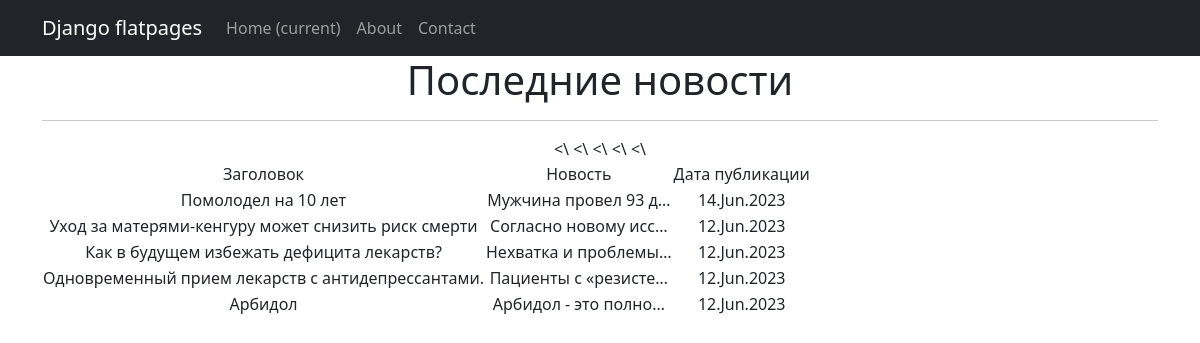
Page /news/ on the committed database.
### news/models.py (models this page shows, shortened)
class Article(models.Model):
    title = models.CharField(
        max_length=50
    )
    text = models.TextField()
    date = models.DateField(
        auto_now_add=True
    )

### news/views.py (the view)
# urls.py: path('', ArticlesList.as_view()),
class ArticlesList(ListView):
    model = Article
    ordering = '-date'
    template_name = 'articles.html'
    context_object_name = 'article'

### template/articles.html (shortened to what this page needs)
{% extends 'flatpages/default.html' %}
{% load custom_filters %}
{% block content %}
   <h1>Последние новости</h1>
<hr>
   {% if article %}
       <table>
           <tr>
               <td>Заголовок</td>
               <td>Новость</td>
               <td>Дата публикации</td>
           </tr>
           {% for articles in article %}
           <tr>
               <td>{{ articles.title }}</td>
               <<td>{{ articles.text|truncatechars:20 }}</td>\
               <td>{{ articles.date|date:'d.M.Y'}}</td>
           </tr>
           {% endfor %}
       </table>
   {% else %}
       <h2>Новостей нет!</h2>
   {% endif %}
{% endblock content %}

### template/flatpages/default.html (shortened to what this page needs)
<!DOCTYPE html>
<html lang="en">
    <head>
        {% load static %}
        <link href="{% static 'css/styles.css' %}" rel="stylesheet" />
    </head>
    <body>
        <nav class="navbar navbar-expand-lg navbar-dark bg-dark static-top">
   <div class="container">
       <a class="navbar-brand" href="#">Django flatpages</a>
       <div class="collapse navbar-collapse" id="navbarResponsive">
           <ul class="navbar-nav ml-auto">
               <li class="nav-item active">
                   <a class="nav-link" href="/news/">Home
                       <span class="sr-only">(current)</span>
                   </a>
               </li>
               <li class="nav-item">
                   <a class="nav-link" href="/about/">About</a>
               </li>
               <li class="nav-item">
                   <a class="nav-link" href="/contacts/">Contact</a>
               </li>
           </ul>
       </div>
   </div>
</nav>
        <div class="container">
   <div class="row">
       <div class="col-lg-12 text-center">
           {% block content %}{% endblock content %}
       </div>
   </div>
</div>
    </body>
</html>

### rows in the picture
Article: title "Помолодел на 10 лет", text "Мужчина провел 93 д…", date "14.Jun.2023"
Article: title "Уход за матерями-кенгуру может снизить риск смерти", text "Согласно новому исс…", date "12.Jun.2023"
Article: title "Как в будущем избежать дефицита лекарств?", text "Нехватка и проблемы…", date "12.Jun.2023"
Article: title "Одновременный прием лекарств c антидепрессантами.", text "Пациенты с «резисте…", date "12.Jun.2023"
Article: title "Арбидол", text "Арбидол - это полно…", date "12.Jun.2023"
